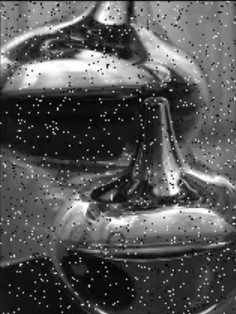
#> input picture 0.OpenCV/Pycharm_files/2.Image_processing/thing.jpg, 236 x 314 px
$ python 5.Smoothing_or_blurring_the_image.py
#> lines starting #> are read from the running program, lines starting #| are printed output that depends on the picture
import cv2
import numpy as np
from matplotlib import pyplot as plt

img = cv2.imread("thing.jpg", 0)
#> img: shape (314, 236); min 0, max 255, mean 85.9
img = cv2.cvtColor(img, cv2.COLOR_BGR2RGB)
#> img: shape (314, 236, 3)

kernel = np.ones((10,10), np.float32) / 100 # Low pass filter  and  high pass filter
dst = cv2.filter2D(img, -1, kernel) # -1 meaning:  ref: https://theailearner.com/tag/cv2-filter2d/#:~:text=If%20it%20is%20negative%2C%20it%20will%20be%20the%20same%20as%20that%20of%20the%20input%20image
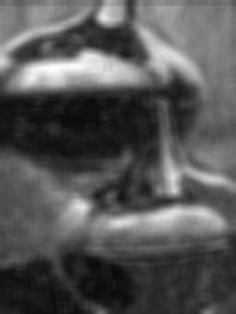
#> dst: shape (314, 236, 3); min 10, max 252, mean 86.1
blur = cv2.blur(img, (10, 10)) # mean_kernel.jpg
gblur = cv2.GaussianBlur(img, ksize = (11, 11), sigmaX=5, sigmaY=5) # gaussian_kernel.jpg
median = cv2.medianBlur(img, 5) # solver for salt and pepper noise
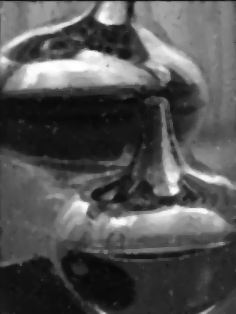
#> median: shape (314, 236, 3); min 8, max 255, mean 83.8
# homework： bilateralFilter = cv2.bilateralFilter(img, 50, 100, 100) # https://docs.opencv.org/4.5.3/d4/d86/group__imgproc__filter.html#ga9d7064d478c95d60003cf839430737ed
# ref: https://www.youtube.com/watch?v=SWpnJh3RVUY

titles = ["image", "2D convolution", "blur", "Gaussian Blur","median","bilateralFilter"]
images = [img, dst, blur, gblur, median]

# plt.figure(figsize=(20,20))
for i in range(5):
    plt.subplot(2, 3, i + 1), plt.imshow(images[i], 'gray')
    plt.title(titles[i])
    plt.xticks([]), plt.yticks([])

plt.show()
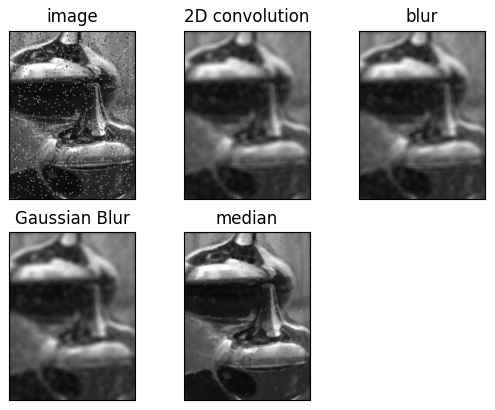
#> figure drawn by matplotlib, 5 panels

$ run again, with 0.OpenCV/Pycharm_files/2.Image_processing/apple.jpg copied over 0.OpenCV/Pycharm_files/2.Image_processing/thing.jpg
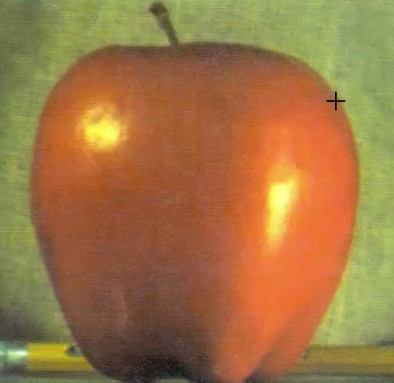
#> input picture 0.OpenCV/Pycharm_files/2.Image_processing/apple.jpg, 394 x 383 px
#> `img = cv2.imread("thing.jpg", 0)`:
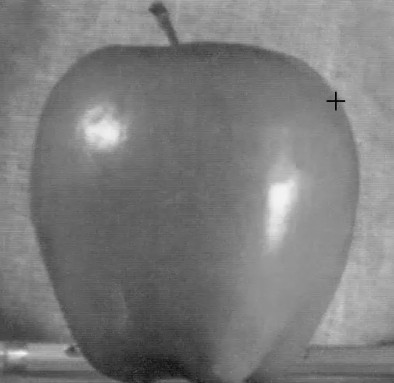
#> img: shape (383, 394); min 0, max 247, mean 124.1
